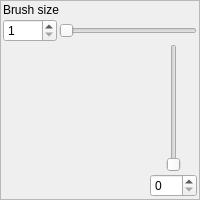
<?xml version="1.0" encoding="UTF-8"?>
<ui version="4.0">
 <class>DialogBasicPencilTool</class>
 <widget class="QDialog" name="DialogBasicPencilTool">
  <property name="geometry">
   <rect>
    <x>0</x>
    <y>0</y>
    <width>200</width>
    <height>200</height>
   </rect>
  </property>
  <property name="windowTitle">
   <string>Dialog</string>
  </property>
  <layout class="QVBoxLayout" name="verticalLayout_5">
   <property name="spacing">
    <number>0</number>
   </property>
   <property name="leftMargin">
    <number>0</number>
   </property>
   <property name="topMargin">
    <number>0</number>
   </property>
   <property name="rightMargin">
    <number>0</number>
   </property>
   <property name="bottomMargin">
    <number>0</number>
   </property>
   <item>
    <widget class="QFrame" name="frame">
     <property name="frameShape">
      <enum>QFrame::StyledPanel</enum>
     </property>
     <property name="frameShadow">
      <enum>QFrame::Plain</enum>
     </property>
     <layout class="QVBoxLayout" name="verticalLayout_4">
      <property name="spacing">
       <number>2</number>
      </property>
      <property name="leftMargin">
       <number>2</number>
      </property>
      <property name="topMargin">
       <number>2</number>
      </property>
      <property name="rightMargin">
       <number>2</number>
      </property>
      <property name="bottomMargin">
       <number>2</number>
      </property>
      <item>
       <layout class="QVBoxLayout" name="verticalLayout_3">
        <item>
         <layout class="QVBoxLayout" name="verticalLayout">
          <item>
           <widget class="QLabel" name="label">
            <property name="text">
             <string>Brush size</string>
            </property>
           </widget>
          </item>
          <item>
           <layout class="QHBoxLayout" name="horizontalLayout">
            <item>
             <widget class="QSpinBox" name="spinSize">
              <property name="minimum">
               <number>1</number>
              </property>
              <property name="maximum">
               <number>5000</number>
              </property>
             </widget>
            </item>
            <item>
             <widget class="QSlider" name="sliderSize">
              <property name="minimum">
               <number>1</number>
              </property>
              <property name="maximum">
               <number>5000</number>
              </property>
              <property name="orientation">
               <enum>Qt::Horizontal</enum>
              </property>
              <property name="invertedAppearance">
               <bool>false</bool>
              </property>
              <property name="tickPosition">
               <enum>QSlider::NoTicks</enum>
              </property>
             </widget>
            </item>
           </layout>
          </item>
         </layout>
        </item>
        <item>
         <layout class="QHBoxLayout" name="horizontalLayout_2">
          <item>
           <widget class="cColorPicker" name="colorPicker" native="true">
            <property name="sizePolicy">
             <sizepolicy hsizetype="Expanding" vsizetype="Expanding">
              <horstretch>0</horstretch>
              <verstretch>0</verstretch>
             </sizepolicy>
            </property>
           </widget>
          </item>
          <item>
           <layout class="QVBoxLayout" name="verticalLayout_2">
            <item>
             <layout class="QHBoxLayout" name="horizontalLayout_3">
              <property name="spacing">
               <number>2</number>
              </property>
              <item>
               <widget class="QSlider" name="sliderLight">
                <property name="orientation">
                 <enum>Qt::Vertical</enum>
                </property>
               </widget>
              </item>
             </layout>
            </item>
            <item>
             <widget class="QSpinBox" name="spinLight">
              <property name="maximum">
               <number>100</number>
              </property>
             </widget>
            </item>
           </layout>
          </item>
         </layout>
        </item>
       </layout>
      </item>
     </layout>
    </widget>
   </item>
  </layout>
 </widget>
 <customwidgets>
  <customwidget>
   <class>cColorPicker</class>
   <extends>QWidget</extends>
   <header>Editor.Widgets.ColorPicker.h</header>
   <container>1</container>
  </customwidget>
 </customwidgets>
 <resources/>
 <connections/>
</ui>
